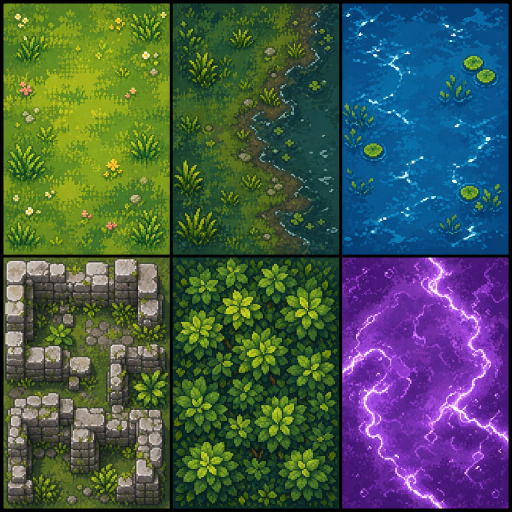
#> input picture output/imagegen-sources/source-01.png, 1024 x 1024 px (shown at 1/2 size)
$ python build_imagegen_assets.py
#> lines starting #> are read from the running program, lines starting #| are printed output that depends on the picture; after the words box and inside, x2 and y2 are one past the last pixel; in counts of white or black regions, pixels touching at a corner belong together
from __future__ import annotations

import math
import random
import re
from pathlib import Path
from typing import Iterable

from PIL import Image, ImageChops, ImageDraw, ImageEnhance, ImageFilter, ImageOps


ROOT = Path(__file__).resolve().parents[1]
SOURCE_ROOT = ROOT / "output" / "imagegen-sources"
ASSET_ROOT = ROOT / "public" / "assets"

Color = tuple[int, int, int, int]
Box = tuple[int, int, int, int]
NormBox = tuple[float, float, float, float]
Zone = tuple[int, int, int, int]

TILE_SIZE = 32

WATER_ZONES: list[Zone] = [
    (275, 640, 310, 56),
    (270, 696, 168, 139),
    (270, 835, 245, 130),
    (1165, 92, 90, 33),
    (1105, 125, 253, 120),
    (1105, 245, 175, 75),
]


def map_zones(name: str) -> list[Zone]:
    map_path = ROOT / "src" / "game" / "content" / "map.ts"
    source = map_path.read_text()
    match = re.search(rf"export const {name}: RectZone\[] = \[(.*?)\];", source, re.S)
    if match is None:
        raise RuntimeError(f"{name} not found in {map_path}")
    return [
        (int(x), int(y), int(width), int(height))
        for x, y, width, height in re.findall(
            r"x: (\d+), y: (\d+), width: (\d+), height: (\d+)",
            match.group(1),
        )
    ]


def map_structure_zones() -> list[Zone]:
    return map_zones("STRUCTURE_ZONES")


def rgba(hex_value: str, alpha: int = 255) -> Color:
    value = hex_value.lstrip("#")
    return (int(value[0:2], 16), int(value[2:4], 16), int(value[4:6], 16), alpha)


def load_source(name: str, *, remove_green: bool = False) -> Image.Image:
    path = SOURCE_ROOT / name
    if not path.exists():
        raise FileNotFoundError(f"Missing imagegen source: {path}")
    image = Image.open(path).convert("RGBA")
    if remove_green:
        return remove_chroma_green(image)
    return image


def is_chroma_green(pixel: tuple[int, int, int, int]) -> bool:
    r, g, b, _ = pixel
    return g >= 115 and g - r >= 45 and g - b >= 45 and g >= int(max(r, b) * 1.35)


# [48 lines left out: functions remove_chroma_green, save_rgba, save_rgb, not called in this run]


def resize_cover(image: Image.Image, size: tuple[int, int], resample: Image.Resampling = Image.Resampling.BICUBIC) -> Image.Image:
    source = image.convert("RGBA")
    target_w, target_h = size
    scale = max(target_w / source.width, target_h / source.height)
    scaled = source.resize((math.ceil(source.width * scale), math.ceil(source.height * scale)), resample)
    left = (scaled.width - target_w) // 2
    top = (scaled.height - target_h) // 2
    return scaled.crop((left, top, left + target_w, top + target_h))


# [114 lines left out: functions resize_contain, trim_alpha, remove_detached_lower_artifacts, crop_box, scale_box, not called in this run]


def crop_norm_box(image: Image.Image, box: NormBox, padding: int = 8) -> Image.Image:
    return crop_box(image, scale_box(box, image), padding)


def rect_box(zone: Zone) -> Box:
    x, y, width, height = zone
    return (x, y, x + width, y + height)


def crop_grid(image: Image.Image, cols: int, rows: int, col: int, row: int, margin: int = 0) -> Image.Image:
    cell_w = image.width / cols
    cell_h = image.height / rows
    left = int(col * cell_w) + margin
    top = int(row * cell_h) + margin
    right = int((col + 1) * cell_w) - margin
    bottom = int((row + 1) * cell_h) - margin
    return image.crop((left, top, right, bottom))


def tile_material(material: Image.Image, size: tuple[int, int], seed: int) -> Image.Image:
    rng = random.Random(seed)
    base = Image.new("RGBA", size, (0, 0, 0, 0))
    material = ImageEnhance.Color(material.convert("RGBA")).enhance(1.06)
    patch = resize_cover(material, (192, 192), Image.Resampling.NEAREST)
    for y in range(0, size[1], 192):
        for x in range(0, size[0], 192):
            tile = patch.copy()
            if rng.random() < 0.5:
                tile = ImageOps.mirror(tile)
            if rng.random() < 0.5:
                tile = ImageOps.flip(tile)
            base.alpha_composite(tile, (x, y))
    return base.crop((0, 0, size[0], size[1]))


def tile_frames(material: Image.Image, count: int, rng: random.Random, transparent: bool = False) -> Image.Image:
    frames: list[Image.Image] = []
    source = resize_cover(material, (320, 320), Image.Resampling.NEAREST)
    for index in range(count):
        x = rng.randint(0, source.width - TILE_SIZE * 2)
        y = rng.randint(0, source.height - TILE_SIZE * 2)
        frame = source.crop((x, y, x + TILE_SIZE * 2, y + TILE_SIZE * 2)).resize((TILE_SIZE, TILE_SIZE), Image.Resampling.NEAREST)
        if transparent:
            mask = Image.new("L", (TILE_SIZE, TILE_SIZE), 0)
            mask_draw = ImageDraw.Draw(mask)
            if index % 3 == 0:
                mask_draw.rounded_rectangle((2, 2, 30, 29), radius=2, fill=255)
            elif index % 3 == 1:
                mask_draw.polygon([(2, 3), (31, 1), (28, 24), (4, 31)], fill=255)
            else:
                mask_draw.ellipse((-1, 2, 33, 31), fill=255)
            frame.putalpha(mask)
        else:
            frame.putalpha(255)
        frames.append(frame)
    return make_strip(frames)


def make_runtime_ruin_tiles(materials: dict[str, Image.Image]) -> Image.Image:
    rng = random.Random(7100)
    tile_frames(materials["grass"], 24, rng)
    tile_frames(materials["water"], 8, rng)
    return tile_frames(materials["ruin"], 12, rng, True)


def bake_structure_zones(target: Image.Image, materials: dict[str, Image.Image]) -> None:
    tiles = make_runtime_ruin_tiles(materials)
    for x, y, width, height in map_structure_zones():
        cols = max(1, math.ceil(width / TILE_SIZE))
        rows = max(1, math.ceil(height / TILE_SIZE))
        for row in range(rows):
            for col in range(cols):
                tile_width = min(TILE_SIZE, width - col * TILE_SIZE)
                tile_height = min(TILE_SIZE, height - row * TILE_SIZE)
                frame = (col + row) % 4 if row == 0 or col == 0 or row == rows - 1 or col == cols - 1 else 4 + ((col + row) % 4)
                tile = tiles.crop((frame * TILE_SIZE, 0, frame * TILE_SIZE + tile_width, tile_height))
                target.alpha_composite(tile, (x + col * TILE_SIZE, y + row * TILE_SIZE))


# [18 lines left out: function make_runtime_foliage_tiles, not called in this run]


def paste_material(target: Image.Image, material: Image.Image, mask: Image.Image, tint: tuple[float, float, float] = (1, 1, 1)) -> None:
    patch = resize_cover(material, target.size, Image.Resampling.NEAREST)
    if tint != (1, 1, 1):
        r, g, b, a = patch.split()
        patch = Image.merge(
            "RGBA",
            (
                r.point(lambda value: int(max(0, min(255, value * tint[0])))),
                g.point(lambda value: int(max(0, min(255, value * tint[1])))),
                b.point(lambda value: int(max(0, min(255, value * tint[2])))),
                a,
            ),
        )
    target.alpha_composite(Image.composite(patch, Image.new("RGBA", target.size, (0, 0, 0, 0)), mask))


# [35 lines left out: functions shift_with_margin, make_sprite_frame, not called in this run]


def make_strip(frames: Iterable[Image.Image]) -> Image.Image:
    items = list(frames)
    sheet = Image.new("RGBA", (sum(item.width for item in items), items[0].height), (0, 0, 0, 0))
    offset = 0
    for frame in items:
        sheet.alpha_composite(frame, (offset, 0))
        offset += frame.width
    return sheet


# [45 lines left out: functions remove_warm_muzzle_flash, add_cowboy_muzzle_flash, add_soft_glow, make_pickup_glow_frame, not called in this run]


def generate_environment() -> dict[str, Image.Image]:
    atlas = load_source("source-01.png")
    materials = {
        "grass": crop_grid(atlas, 3, 2, 0, 0, 10),
        "dark_grass": crop_grid(atlas, 3, 2, 1, 0, 10),
        "water": crop_grid(atlas, 3, 2, 2, 0, 10),
        "ruin": crop_grid(atlas, 3, 2, 0, 1, 10),
        "foliage": crop_grid(atlas, 3, 2, 1, 1, 10),
        "storm": crop_grid(atlas, 3, 2, 2, 1, 10),
    }
#> in crop_grid (call 5), `left = int(col * cell_w) + margin`: left = 351
#> in crop_grid (call 5), `right = int((col + 1) * cell_w) - margin`: right = 672
#> in crop_grid (call 5), `return image.crop((left, top, right, bottom))`:
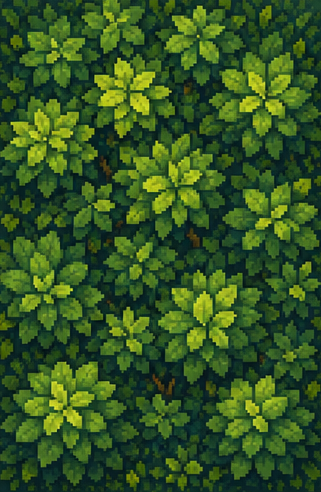
#> returned value: PIL image 321x492 RGBA; mean R, G, B, A 52.2, 85.8, 34, 255

    ground = tile_material(materials["grass"], (1920, 1080), 9100)
#> after the loop in tile_material, `for y in range(0, size[1], 192):`:
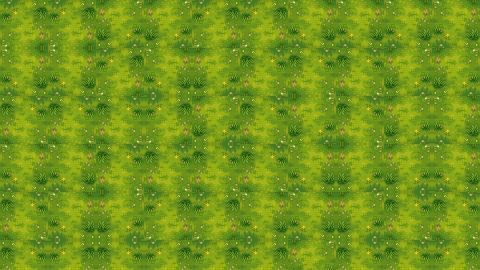
#> base: PIL image 1920x1080 RGBA (shown at 1/4 size); mean R, G, B, A 113.3, 148.3, 26.7, 255
#> after the loop in tile_material, `for y in range(0, size[1], 192):`:
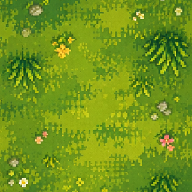
#> tile: PIL image 192x192 RGBA; mean R, G, B, A 113.7, 148.5, 26.7, 255

    rng = random.Random(42)
    patch_layer = Image.new("RGBA", ground.size, (0, 0, 0, 0))
    patch_draw = ImageDraw.Draw(patch_layer, "RGBA")
    for _ in range(140):
        x = rng.randint(-80, 1900)
        y = rng.randint(-70, 1060)
        w = rng.randint(48, 180)
        h = rng.randint(28, 95)
        color = rng.choice([rgba("#5f8b48", 15), rgba("#9cc66b", 13), rgba("#3e6f3b", 12)])
        patch_draw.ellipse((x, y, x + w, y + h), fill=color)
    ground.alpha_composite(patch_layer)

    def organic_water_mask(boxes: list[Box]) -> Image.Image:
        mask = Image.new("L", ground.size, 0)
        mask_draw = ImageDraw.Draw(mask)
        water_rng = random.Random(7317)
        for box in boxes:
            left, top, right, bottom = box
            mask_draw.rounded_rectangle((left + 3, top + 3, right - 3, bottom - 3), radius=26, fill=255)
            for _ in range(max(2, (right - left) // 110)):
                width = water_rng.randint(34, 86)
                height = water_rng.randint(24, 68)
                x = water_rng.randint(left - 10, max(left - 9, right - width + 10))
                y = water_rng.randint(top - 8, max(top - 7, bottom - height + 8))
                mask_draw.ellipse((x, y, x + width, y + height), fill=255)
            for _ in range(max(1, (right - left) // 150)):
                width = water_rng.randint(24, 58)
                height = water_rng.randint(20, 52)
                side = water_rng.choice(["left", "right", "top", "bottom"])
                if side == "left":
                    x = left - width // 2
                    y = water_rng.randint(top, max(top, bottom - height))
                elif side == "right":
                    x = right - width // 2
                    y = water_rng.randint(top, max(top, bottom - height))
                elif side == "top":
                    x = water_rng.randint(left, max(left, right - width))
                    y = top - height // 2
                else:
                    x = water_rng.randint(left, max(left, right - width))
                    y = bottom - height // 2
                mask_draw.ellipse((x, y, x + width, y + height), fill=0)
        return mask.filter(ImageFilter.MaxFilter(5)).filter(ImageFilter.GaussianBlur(1.2)).point(lambda value: 255 if value > 96 else 0)

    water_mask = organic_water_mask([rect_box(zone) for zone in WATER_ZONES])
    shore_mask = ImageChops.subtract(water_mask.filter(ImageFilter.MaxFilter(19)), water_mask).filter(ImageFilter.GaussianBlur(1.0))
    paste_material(ground, materials["dark_grass"], shore_mask, (0.78, 0.88, 0.72))

    water_surface = tile_material(materials["water"], ground.size, 7318)
    water_surface = ImageEnhance.Color(water_surface).enhance(0.45)
    water_surface = ImageEnhance.Contrast(water_surface).enhance(0.88)
    water_surface = ImageEnhance.Brightness(water_surface).enhance(0.82)
    r, g, b, a = water_surface.split()
    water_surface = Image.merge(
        "RGBA",
        (
            r.point(lambda value: int(value * 0.68)),
            g.point(lambda value: int(value * 0.86)),
            b.point(lambda value: int(value * 0.98)),
            a,
        ),
    )
    water_fill = Image.blend(Image.new("RGBA", ground.size, rgba("#2b7190", 255)), water_surface, 0.34)
    water_fill.putalpha(water_mask)
    ground.alpha_composite(water_fill)

    shallow_edge = ImageChops.subtract(water_mask, water_mask.filter(ImageFilter.MinFilter(17))).filter(ImageFilter.GaussianBlur(1.0))
    shallow_layer = Image.new("RGBA", ground.size, rgba("#4f94a8", 62))
    shallow_layer.putalpha(shallow_edge.point(lambda value: int(value * 0.38)))
    ground.alpha_composite(shallow_layer)

    water_edge = ImageChops.subtract(water_mask, water_mask.filter(ImageFilter.MinFilter(7))).filter(ImageFilter.GaussianBlur(0.45))
    edge_layer = Image.new("RGBA", ground.size, rgba("#0a2d42", 95))
    edge_layer.putalpha(water_edge.point(lambda value: int(value * 0.52)))
    ground.alpha_composite(edge_layer)

    water_detail_layer = Image.new("RGBA", ground.size, (0, 0, 0, 0))
    water_detail_draw = ImageDraw.Draw(water_detail_layer, "RGBA")
    water_rng = random.Random(8221)

    def water_point_in_box(box: Box) -> tuple[int, int] | None:
        left, top, right, bottom = box
        for _ in range(80):
            x = water_rng.randint(left, right - 1)
            y = water_rng.randint(top, bottom - 1)
            if water_mask.getpixel((x, y)) > 0:
                return x, y
        return None

    for box in [rect_box(zone) for zone in WATER_ZONES]:
        left, top, right, bottom = box
        area = (right - left) * (bottom - top)
        for _ in range(max(2, area // 7_000)):
            point = water_point_in_box(box)
            if point is None:
                continue
            x, y = point
            if water_rng.random() < 0.62:
                length = water_rng.randint(9, 26)
                water_detail_draw.line((x, y, x + length, y + water_rng.randint(-1, 1)), fill=rgba("#d8f3f6", water_rng.randint(58, 108)), width=1)
            else:
                width = water_rng.randint(16, 34)
                height = water_rng.randint(5, 12)
                water_detail_draw.arc((x, y, x + width, y + height), 185, 350, fill=rgba("#d8f3f6", water_rng.randint(48, 92)), width=2)
        for _ in range(max(3, area // 5_500)):
            point = water_point_in_box(box)
            if point is None:
                continue
            x, y = point
            water_detail_draw.point((x, y), fill=rgba("#c7edf2", water_rng.randint(60, 120)))
            water_detail_draw.point((x + 2, y + water_rng.randint(-1, 1)), fill=rgba("#c7edf2", water_rng.randint(35, 75)))

    def draw_lily(cx: int, cy: int, width: int, height: int) -> None:
        if water_mask.getpixel((cx, cy)) == 0:
            return
        water_detail_draw.ellipse((cx - width // 2, cy - height // 2, cx + width // 2, cy + height // 2), fill=rgba("#78a63a", 210), outline=rgba("#c2dc62", 150), width=1)
        water_detail_draw.line((cx, cy, cx + width // 2 - 2, cy - height // 2 + 2), fill=rgba("#315c24", 165), width=1)
        water_detail_draw.arc((cx - width // 2 + 2, cy - height // 2 + 2, cx + width // 2 - 2, cy + height // 2 - 2), 210, 330, fill=rgba("#d8ef7a", 90), width=1)

    for lily in [(354, 742, 22, 14), (420, 880, 18, 12), (500, 920, 21, 14), (1188, 154, 23, 15), (1298, 280, 18, 12), (1230, 292, 17, 11)]:
        draw_lily(*lily)

    for box in [rect_box(zone) for zone in WATER_ZONES]:
        for _ in range(2):
            point = water_point_in_box(box)
            if point is None:
                continue
            x, y = point
            for blade in range(4):
                offset = blade * 3
                water_detail_draw.line((x + offset, y + 11, x + offset + water_rng.randint(-4, 4), y), fill=rgba("#4d8c39", 155), width=1)

    water_detail_alpha = ImageChops.multiply(water_detail_layer.getchannel("A"), water_mask)
    water_detail_layer.putalpha(water_detail_alpha)
    ground.alpha_composite(water_detail_layer)

    path_sets = [
        [(235, 145), (450, 190), (620, 320), (725, 520), (820, 820)],
        [(1375, 95), (1558, 245), (1645, 480), (1548, 730)],
        [(390, 690), (610, 700), (790, 760), (925, 900)],
        [(820, 330), (850, 355), (790, 390), (855, 425), (805, 450)],
        [(880, 500), (930, 505), (910, 545), (965, 568)],
    ]
    path_layer = Image.new("RGBA", ground.size, (0, 0, 0, 0))
    path_draw = ImageDraw.Draw(path_layer, "RGBA")
    for points in path_sets:
        path_draw.line(points, fill=rgba("#eef1cf", 138), width=7, joint="curve")
        path_draw.line(points, fill=rgba("#5d7f4d", 60), width=2, joint="curve")
    ground.alpha_composite(path_layer)

    detail_layer = Image.new("RGBA", ground.size, (0, 0, 0, 0))
    detail_draw = ImageDraw.Draw(detail_layer, "RGBA")
    for _ in range(180):
        x = rng.randint(20, 1900)
        y = rng.randint(20, 1060)
        if water_mask.getpixel((x, y)) > 0:
            continue
        if rng.random() < 0.2:
            detail_draw.ellipse((x, y, x + rng.randint(3, 8), y + rng.randint(2, 6)), fill=rgba("#f0d66e", rng.randint(90, 150)))
        else:
            detail_draw.line((x, y + rng.randint(4, 9), x + rng.randint(-2, 2), y), fill=rgba("#e7efc0", rng.randint(55, 100)), width=1)
    ground.alpha_composite(detail_layer)
    bake_structure_zones(ground, materials)

    save_rgb(ground, "maps/arena-ground.png")
    save_rgb(resize_cover(materials["storm"], (512, 512), Image.Resampling.NEAREST), "fx/storm-sea.png")
    return materials


# [55 lines left out: functions generate_tiles, extract_character_poses, generate_characters, extract_enemy_poses, not called in this run]


def enemy_frame(subject: Image.Image, dx: int, dy: int, scale: float, tint: Color | None = None) -> Image.Image:
    return make_sprite_frame(subject, (96, 96), scale=scale, anchor_y=0.78, dx=dx, dy=dy, tint=tint, min_margin=8, trim_padding=10)


# [39 lines left out: function generate_enemies, not called in this run]


SOURCE_04_BOXES: dict[str, NormBox] = {
    "ammo": (0.045, 0.045, 0.135, 0.155),
    "medkit": (0.17, 0.05, 0.267, 0.15),
    "shield": (0.3, 0.04, 0.38, 0.15),
    "pistol": (0.427, 0.045, 0.525, 0.155),
    "rifle": (0.543, 0.03, 0.685, 0.155),
    "shotgun": (0.699, 0.033, 0.817, 0.155),
    "coin": (0.842, 0.057, 0.953, 0.153),
    "crate": (0.064, 0.199, 0.194, 0.32),
    "chest": (0.256, 0.196, 0.397, 0.323),
    "barrel": (0.461, 0.2, 0.555, 0.323),
    "projectile": (0.604, 0.238, 0.749, 0.286),
}


# [83 lines left out: function generate_pickups_props_fx, not called in this run]


SOURCE_05_BOXES: dict[str, NormBox] = {
    "team_panel": (0.035, 0.028, 0.41, 0.51),
    "slot": (0.445, 0.055, 0.57, 0.18),
    "slot_active": (0.59, 0.055, 0.725, 0.185),
    "stat_pill": (0.75, 0.078, 0.957, 0.162),
    "action_button": (0.458, 0.258, 0.612, 0.408),
    "minimap_frame": (0.655, 0.185, 0.95, 0.485),
}


# [120 lines left out: functions generate_ui, expected_asset_specs, validate_outputs, not called in this run]


def main() -> None:
    materials = generate_environment()
#> in organic_water_mask, `return mask.filter(ImageFilter.MaxFilter(5)).filter(ImageFilter.Gaussi..`:
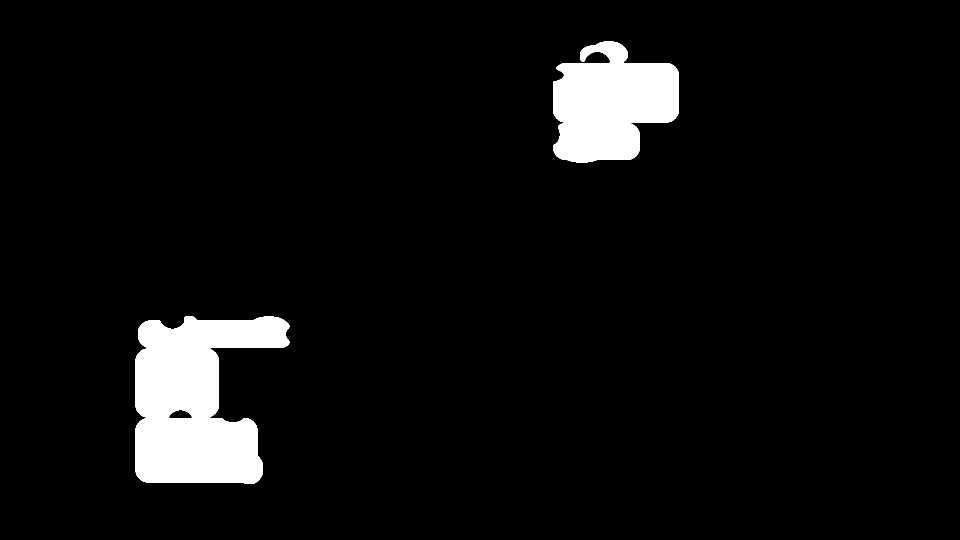
#> returned value: PIL image 1920x1080 L (shown at 1/2 size); 5.5% white; 2 white regions, box (x1, y1, x2, y2) and area: (271, 632, 579, 968) 69634, (1106, 83, 1358, 325) 43896
#> call 2 of tile_material, with size = (1920, 1080), seed = 7318
#> after the loop in tile_material (call 2), `for y in range(0, size[1], 192):`:
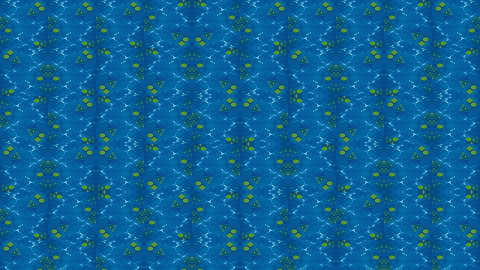
#> base: PIL image 1920x1080 RGBA (shown at 1/4 size); mean R, G, B, A 12.3, 98.5, 148.4, 255
#> after the loop in tile_material (call 2), `for y in range(0, size[1], 192):`:
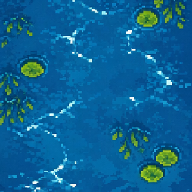
#> tile: PIL image 192x192 RGBA; mean R, G, B, A 12.3, 98.5, 148.3, 255
#> in generate_environment, `edge_layer = Image.new("RGBA", ground.size, rgba("#0a2d42", 95))`:
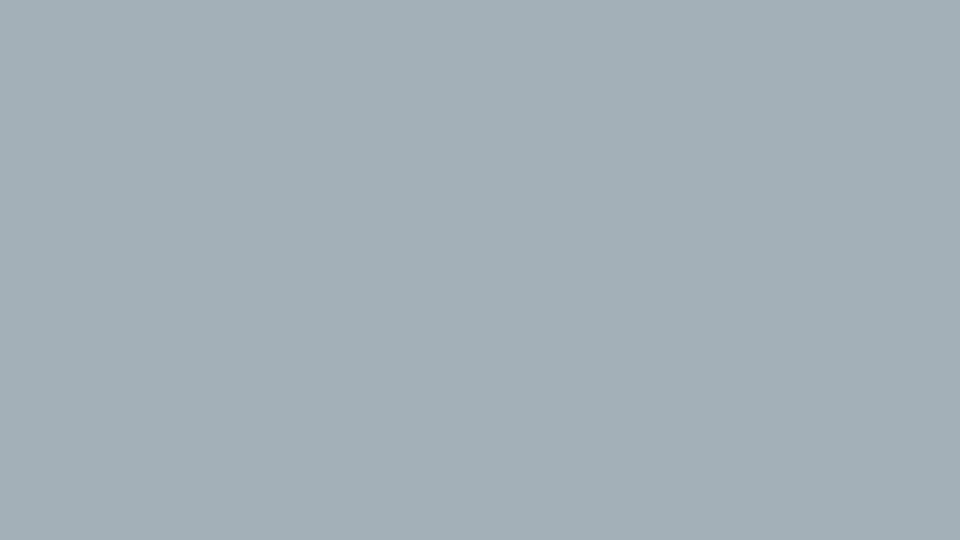
#> edge_layer: PIL image 1920x1080 RGBA (shown at 1/2 size); mean R, G, B, A 10, 45, 66, 95; transparent parts drawn white
#> after the loop in tile_frames, `for index in range(count):`: frames = 24 items
#> the loop in make_strip, `for frame in items:` made 24 passes
#> offset on passes 1 to 8: 32, 64, 96, 128, 160, 192, 224, 256
#> after the loop in make_strip, `for frame in items:`: offset = 768
#> the loop in make_strip (call 2), `for frame in items:` made 8 passes
    generate_tiles(materials)
    generate_characters()
    generate_enemies()
    generate_pickups_props_fx()
    generate_ui()
    validate_outputs()


if __name__ == "__main__":
#> (the run stopped early here; a loop or call above may not have finished)
